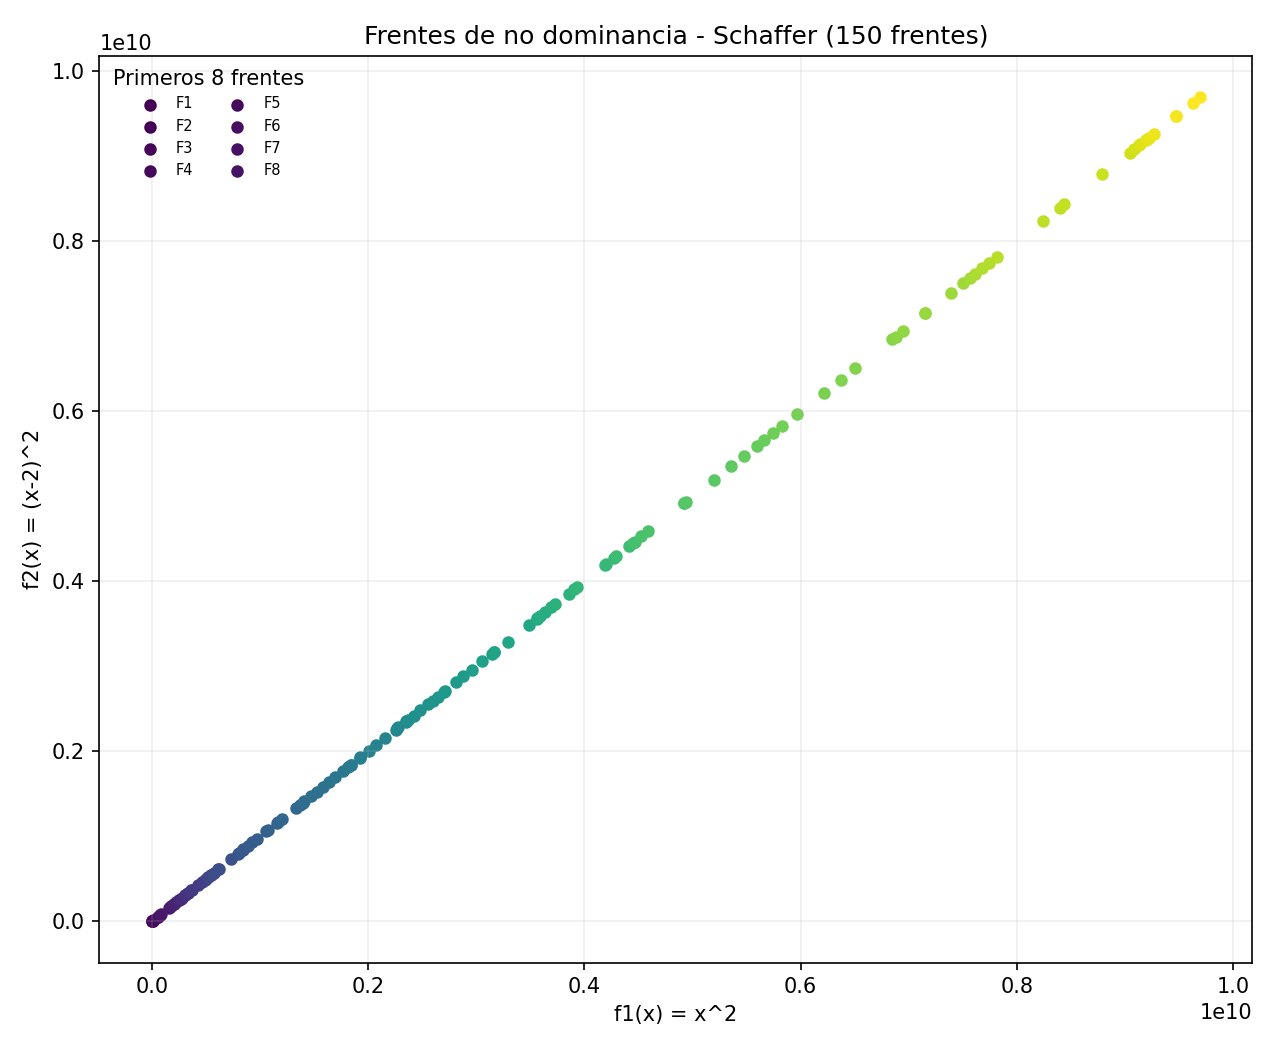

This chart was generated by the following Python code:
import random
import matplotlib.pyplot as plt


def dominancia(a, b):
    bandera = 0
    i = 0
    while i < len(a) and a[i] <= b[i]:
        if a[i] < b[i]:  # minimizar
            bandera = 1  # mejor en algun objetivo
        i += 1

    if bandera == 1 and i >= len(a):  # aqui se cumple porque i termina en i=len(a)
        return True
    else:
        return False  # compare


def schaffer(x):
    f1 = x ** 2
    f2 = (x - 2) ** 2
    return f1, f2


def fast_nondominated_sort(poblacion):
    # poblacion: lista de soluciones [f1, f2, ...extra]
    # devuelve una lista de frentes, cada frente es una lista de indices
    n = len(poblacion)
    dominados_por = [[] for _ in range(n)]  # Sp: a quienes domina p
    contador_dominacion = [0] * n           # np: cuantos dominan a p

    frentes = [[]]

    for p in range(n):
        for q in range(n):
            if p == q:
                continue
            if dominancia(poblacion[p][:2], poblacion[q][:2]):
                dominados_por[p].append(q)
            elif dominancia(poblacion[q][:2], poblacion[p][:2]):
                contador_dominacion[p] += 1

        if contador_dominacion[p] == 0:
            frentes[0].append(p)

    i = 0
    while len(frentes[i]) > 0:
        siguiente_frente = []
        for p in frentes[i]:
            for q in dominados_por[p]:
                contador_dominacion[q] -= 1
                if contador_dominacion[q] == 0:
                    siguiente_frente.append(q)
        i += 1
        frentes.append(siguiente_frente)

    frentes.pop()  # el ultimo frente queda vacio
    return frentes


if __name__ == "__main__":
    print("Fast non-dominated sort - funcion de Schaffer")

    poblacion = []
    for _ in range(150):
        x = random.uniform(-10 ** 5, 10 ** 5)
        f1, f2 = schaffer(x)
        poblacion.append([f1, f2, x])

    frentes = fast_nondominated_sort(poblacion)

    for i in range(len(frentes)):
        print(f"F{i + 1}: {len(frentes[i])} soluciones")
        for idx in frentes[i]:
            sol = poblacion[idx]
            print(f"  f1={sol[0]:.4f}  f2={sol[1]:.4f}  x={sol[2]:.4f}")

    colores = plt.cm.viridis([i / max(1, len(frentes) - 1) for i in range(len(frentes))])
    max_leyenda = 8  # solo se etiquetan los primeros frentes para no saturar la leyenda

    fig, ax = plt.subplots(figsize=(8.5, 7))

    for i in range(len(frentes)):
        puntos = [poblacion[idx] for idx in frentes[i]]
        puntos.sort(key=lambda p: p[0])
        etiqueta = f"F{i + 1}" if i < max_leyenda else None
        ax.scatter(
            [p[0] for p in puntos], [p[1] for p in puntos],
            color=colores[i], s=25,
            label=etiqueta,
        )

    ax.set_xlabel("f1(x) = x^2")
    ax.set_ylabel("f2(x) = (x-2)^2")
    ax.set_title(f"Frentes de no dominancia - Schaffer ({len(frentes)} frentes)")
    ax.grid(True, alpha=0.2)
    ax.legend(frameon=False, ncol=2, fontsize=7, title=f"Primeros {max_leyenda} frentes")
    fig.tight_layout()
    fig.savefig("frentes_schaffer.png", dpi=150)
    plt.show()
